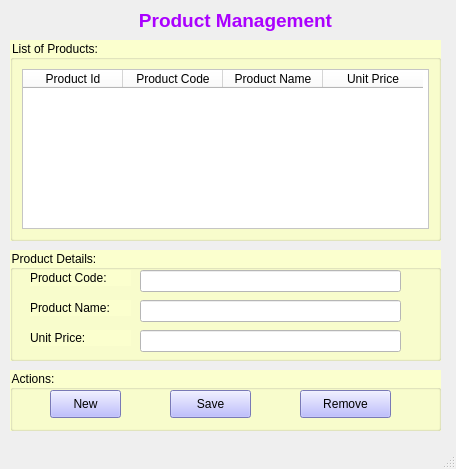
<?xml version="1.0" encoding="UTF-8"?>
<ui version="4.0">
 <class>MainWindow</class>
 <widget class="QMainWindow" name="MainWindow">
  <property name="geometry">
   <rect>
    <x>0</x>
    <y>0</y>
    <width>456</width>
    <height>469</height>
   </rect>
  </property>
  <property name="windowTitle">
   <string>ProductManagement</string>
  </property>
  <property name="windowIcon">
   <iconset>
    <normaloff>images/ic_logo.jpg</normaloff>images/ic_logo.jpg</iconset>
  </property>
  <widget class="QWidget" name="centralwidget">
   <widget class="QLabel" name="label">
    <property name="geometry">
     <rect>
      <x>50</x>
      <y>0</y>
      <width>371</width>
      <height>41</height>
     </rect>
    </property>
    <property name="font">
     <font>
      <pointsize>12</pointsize>
      <bold>true</bold>
     </font>
    </property>
    <property name="text">
     <string>&lt;html&gt;&lt;head/&gt;&lt;body&gt;&lt;p align=&quot;center&quot;&gt;&lt;span style=&quot; font-size:14pt; color:#aa00ff;&quot;&gt;Product Management&lt;/span&gt;&lt;/p&gt;&lt;/body&gt;&lt;/html&gt;</string>
    </property>
    <property name="alignment">
     <set>Qt::AlignmentFlag::AlignCenter</set>
    </property>
   </widget>
   <widget class="QGroupBox" name="groupBox">
    <property name="geometry">
     <rect>
      <x>10</x>
      <y>370</y>
      <width>431</width>
      <height>61</height>
     </rect>
    </property>
    <property name="styleSheet">
     <string notr="true">background-color: rgb(251, 255, 206);</string>
    </property>
    <property name="title">
     <string>Actions:</string>
    </property>
    <widget class="QPushButton" name="pushButtonRemove">
     <property name="geometry">
      <rect>
       <x>290</x>
       <y>20</y>
       <width>91</width>
       <height>28</height>
      </rect>
     </property>
     <property name="styleSheet">
      <string notr="true">background-color: rgb(170, 170, 255);</string>
     </property>
     <property name="text">
      <string>Remove</string>
     </property>
     <property name="icon">
      <iconset>
       <normaloff>images/ic_delete.png</normaloff>images/ic_delete.png</iconset>
     </property>
     <property name="iconSize">
      <size>
       <width>24</width>
       <height>24</height>
      </size>
     </property>
    </widget>
    <widget class="QPushButton" name="pushButtonSave">
     <property name="geometry">
      <rect>
       <x>160</x>
       <y>20</y>
       <width>81</width>
       <height>28</height>
      </rect>
     </property>
     <property name="styleSheet">
      <string notr="true">background-color: rgb(170, 170, 255);</string>
     </property>
     <property name="text">
      <string>Save</string>
     </property>
     <property name="icon">
      <iconset>
       <normaloff>images/ic_save.png</normaloff>images/ic_save.png</iconset>
     </property>
     <property name="iconSize">
      <size>
       <width>24</width>
       <height>24</height>
      </size>
     </property>
    </widget>
    <widget class="QPushButton" name="pushButtonNew">
     <property name="geometry">
      <rect>
       <x>40</x>
       <y>20</y>
       <width>71</width>
       <height>28</height>
      </rect>
     </property>
     <property name="styleSheet">
      <string notr="true">background-color: rgb(170, 170, 255);</string>
     </property>
     <property name="text">
      <string>New</string>
     </property>
     <property name="icon">
      <iconset>
       <normaloff>images/ic_new.png</normaloff>images/ic_new.png</iconset>
     </property>
     <property name="iconSize">
      <size>
       <width>24</width>
       <height>24</height>
      </size>
     </property>
    </widget>
   </widget>
   <widget class="QGroupBox" name="groupBox_2">
    <property name="geometry">
     <rect>
      <x>10</x>
      <y>250</y>
      <width>431</width>
      <height>111</height>
     </rect>
    </property>
    <property name="styleSheet">
     <string notr="true">background-color: rgb(251, 255, 206);</string>
    </property>
    <property name="title">
     <string>Product Details:</string>
    </property>
    <widget class="QLabel" name="label_4">
     <property name="geometry">
      <rect>
       <x>20</x>
       <y>80</y>
       <width>101</width>
       <height>16</height>
      </rect>
     </property>
     <property name="text">
      <string>Unit Price:</string>
     </property>
    </widget>
    <widget class="QLabel" name="label_3">
     <property name="geometry">
      <rect>
       <x>20</x>
       <y>50</y>
       <width>101</width>
       <height>16</height>
      </rect>
     </property>
     <property name="text">
      <string>Product Name:</string>
     </property>
    </widget>
    <widget class="QLineEdit" name="lineEditProductName">
     <property name="geometry">
      <rect>
       <x>130</x>
       <y>50</y>
       <width>261</width>
       <height>22</height>
      </rect>
     </property>
     <property name="styleSheet">
      <string notr="true">background-color: rgb(255, 255, 255);</string>
     </property>
    </widget>
    <widget class="QLineEdit" name="lineEditUnitPrice">
     <property name="geometry">
      <rect>
       <x>130</x>
       <y>80</y>
       <width>261</width>
       <height>22</height>
      </rect>
     </property>
     <property name="styleSheet">
      <string notr="true">background-color: rgb(255, 255, 255);</string>
     </property>
    </widget>
    <widget class="QLabel" name="label_2">
     <property name="geometry">
      <rect>
       <x>20</x>
       <y>20</y>
       <width>101</width>
       <height>16</height>
      </rect>
     </property>
     <property name="text">
      <string>Product Code:</string>
     </property>
    </widget>
    <widget class="QLineEdit" name="lineEditProductId">
     <property name="geometry">
      <rect>
       <x>130</x>
       <y>20</y>
       <width>261</width>
       <height>22</height>
      </rect>
     </property>
     <property name="styleSheet">
      <string notr="true">background-color: rgb(255, 255, 255);</string>
     </property>
     <property name="text">
      <string/>
     </property>
    </widget>
   </widget>
   <widget class="QGroupBox" name="groupBox_3">
    <property name="geometry">
     <rect>
      <x>10</x>
      <y>40</y>
      <width>431</width>
      <height>201</height>
     </rect>
    </property>
    <property name="styleSheet">
     <string notr="true">background-color: rgb(251, 255, 206);</string>
    </property>
    <property name="title">
     <string>List of Products:</string>
    </property>
    <layout class="QVBoxLayout" name="verticalLayout">
     <item>
      <widget class="QTableWidget" name="tableWidgetProduct">
       <property name="styleSheet">
        <string notr="true">background-color: rgb(255, 255, 255);</string>
       </property>
       <column>
        <property name="text">
         <string>Product Id</string>
        </property>
       </column>
       <column>
        <property name="text">
         <string>Product Code</string>
        </property>
       </column>
       <column>
        <property name="text">
         <string>Product Name</string>
        </property>
       </column>
       <column>
        <property name="text">
         <string>Unit Price</string>
        </property>
       </column>
      </widget>
     </item>
    </layout>
   </widget>
  </widget>
  <widget class="QStatusBar" name="statusbar"/>
 </widget>
 <tabstops>
  <tabstop>tableWidgetProduct</tabstop>
  <tabstop>lineEditProductId</tabstop>
  <tabstop>lineEditProductName</tabstop>
  <tabstop>lineEditUnitPrice</tabstop>
  <tabstop>pushButtonNew</tabstop>
  <tabstop>pushButtonSave</tabstop>
  <tabstop>pushButtonRemove</tabstop>
 </tabstops>
 <resources/>
 <connections/>
</ui>
